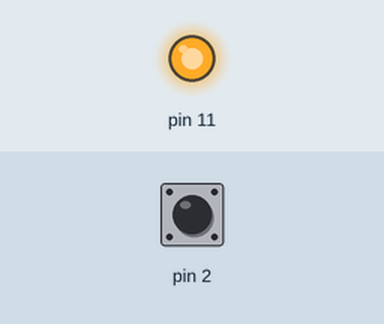
The sketch below on a simulated Arduino Uno, built with avr-gcc and run on an emulated ATmega328P. On the bench: output pins drawn as LEDs (lit = HIGH). Inputs (shaded band) come from the test bench; at power-on: pin 2 HIGH. What the sketch prints to the serial monitor is not drawn.

Above: at 1.2 s.
1.3 s: pin 2 pulsed LOW 2 times (0.12 s each, 0.3 s apart)
At 1.87 s:
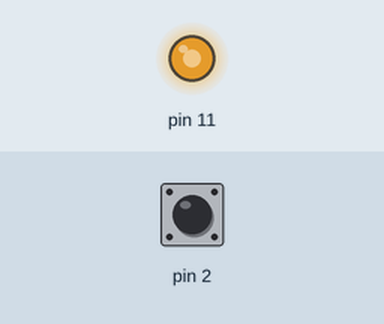
4.3 s: pin 2 pulsed LOW 5 times (0.12 s each, 0.3 s apart)
Timing chart, 0 to 9.2 s (numbered marks = the images above; inputs shaded):
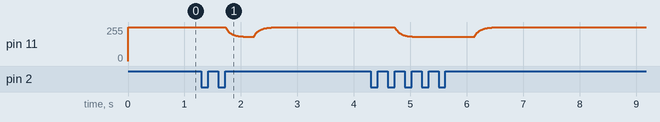

The sketch:

step_into_the_future.ino
```cpp
volatile long last_millis = 0;
volatile float current_speed = 0;
volatile float rev_millis = 0;
float display_speed = 0;
long count = 0;

// this function is the interrupt executed on each rising edge coming from the hall sensor
void update_speed() {
  // get current time
  long current_millis = millis();
  // caculate difference
  rev_millis = current_millis - last_millis;
  // store current time for next time
  last_millis = current_millis;

  // sanity check (will fail when the sketch had just started, and also debounces the input)
  if (rev_millis > 10 && rev_millis < 1000) {
    // magic calulation happens here
    current_speed = 1 / rev_millis * 2206;
  }
}

void setup() {
  // Serial is only used for debugging
  Serial.begin(115200);
  // our sensor requires a pullup resistor
  pinMode(2, INPUT_PULLUP);
  // register the interrupt handle
  attachInterrupt(0, update_speed, RISING);
}

// the loop function is supposed to smooth the readings
void loop() {
  // adjust the display speed a little bit towards the actual value
  display_speed += (current_speed - display_speed) / 10;

  // get the current time
  long current_millis = millis();
  // calculate difference
  long idle_millis = current_millis - last_millis;

  int value = max(0, (255-(display_speed*10)));
  analogWrite(11, value);

  // if the last interrupt is more than 500 milliseconds ago
  if (idle_millis > 500) {
    // assume we are not moving, set current speed to 0
    current_speed = 0;
  }

  count++;
  if (count > 500) {
    if (display_speed > 0.1) {
      count = 0;
      Serial.print(display_speed, 1);
      Serial.println(" km/h");
    }
  }
  delay(10);
}
```
